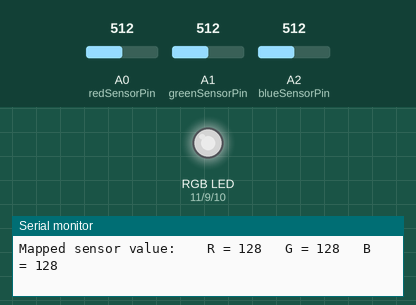
Recording of a sketch running on a simulated Arduino Uno, built with avr-gcc and run on an emulated ATmega328P. Parts: an RGB LED mixed from three pins (HIGH = lit), the last lines printed to the serial monitor. The test bench sets the inputs (shaded band); at power-on: A0 (redSensorPin) = 512, A1 (greenSensorPin) = 512, A2 (blueSensorPin) = 512. Dim RGB values are drawn brighter than linear.

Above: at 1.2 s.
1.3 s: A0 (redSensorPin) set to 417
At 2.7 s:
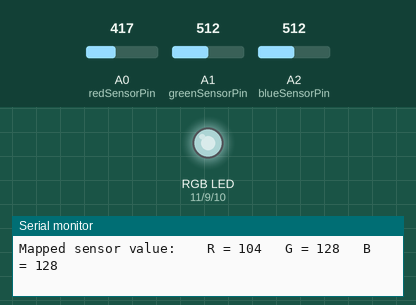
4.3 s: A0 (redSensorPin) set to 384
At 4.7 s:
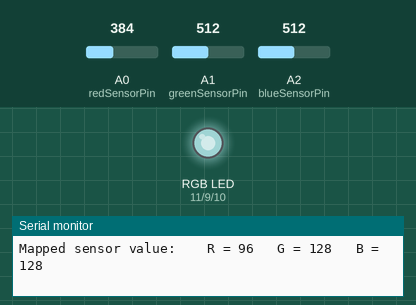
7.3 s: A1 (greenSensorPin) set to 415
At 8.0 s:
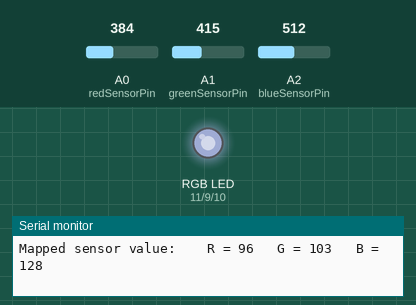
10.3 s: A1 (greenSensorPin) set to 389
At 11.3 s:
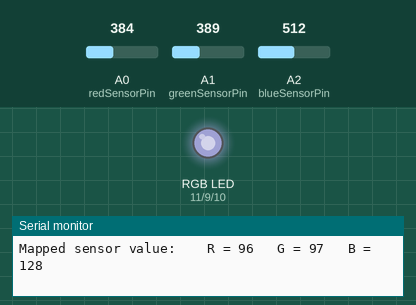
11.9 s: A2 (blueSensorPin) set to 414
At 13.0 s:
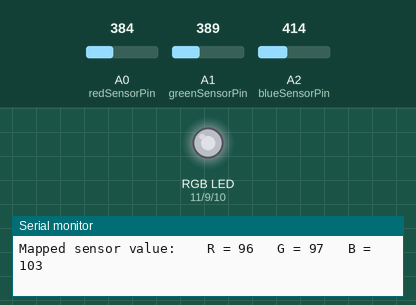
14.9 s: A2 (blueSensorPin) set to 384
At 16.4 s:
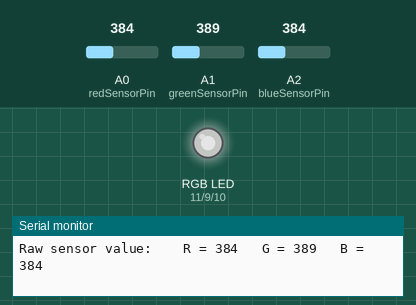
Timing chart, 0 to 17.9 s (numbered marks = the images above; inputs shaded):
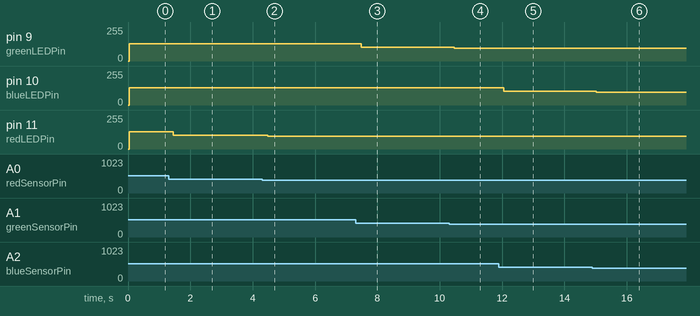

Measured:
- after the input at 1.3 s, pin 11 (redLEDPin): 128/255 → 104/255 after 0.16 s
- after the input at 4.3 s, pin 11 (redLEDPin): 104/255 → 96/255 after 0.18 s
- after the input at 7.3 s, pin 9 (greenLEDPin): 128/255 → 103/255 after 0.18 s
- after the input at 10.3 s, pin 9 (greenLEDPin): 103/255 → 97/255 after 0.17 s
- after the input at 11.9 s, pin 10 (blueLEDPin): 128/255 → 103/255 after 0.15 s
- after the input at 14.9 s, pin 10 (blueLEDPin): 103/255 → 96/255 after 0.11 s

The sketch:

proj4.ino
```cpp
const int redLEDPin = 11;
const int greenLEDPin = 9;
const int blueLEDPin = 10;

const int redSensorPin = A0;
const int greenSensorPin = A1;
const int blueSensorPin = A2;

int redLEDValue = 0;
int greenLEDValue = 0;
int blueLEDValue = 0;

int redSensorValue = 0;
int greenSensorValue = 0;
int blueSensorValue = 0;

void setup() {
  Serial.begin(9600);

  pinMode(redLEDPin, OUTPUT);
  pinMode(greenLEDPin, OUTPUT);
  pinMode(blueLEDPin, OUTPUT);
}

void loop() {
  redSensorValue = analogRead(redSensorPin);
  delay(5);
  greenSensorValue = analogRead(greenSensorPin);
  delay(5);
  blueSensorValue = analogRead(blueSensorPin);

  Serial.print("Raw sensor value: \t R = ");
  Serial.print(redSensorValue);
  Serial.print("\t G = ");
  Serial.print(greenSensorValue);
  Serial.print("\t B = ");
  Serial.println(blueSensorValue);

  redLEDValue = redSensorValue / 4;
  greenLEDValue = greenSensorValue / 4;
  blueLEDValue = blueSensorValue / 4;

  Serial.print("Mapped sensor value: \t R = ");
  Serial.print(redLEDValue);
  Serial.print("\t G = ");
  Serial.print(greenLEDValue);
  Serial.print("\t B = ");
  Serial.println(blueLEDValue);

  analogWrite(redLEDPin, redLEDValue);
  analogWrite(greenLEDPin, greenLEDValue);
  analogWrite(blueLEDPin, blueLEDValue);
}
```
